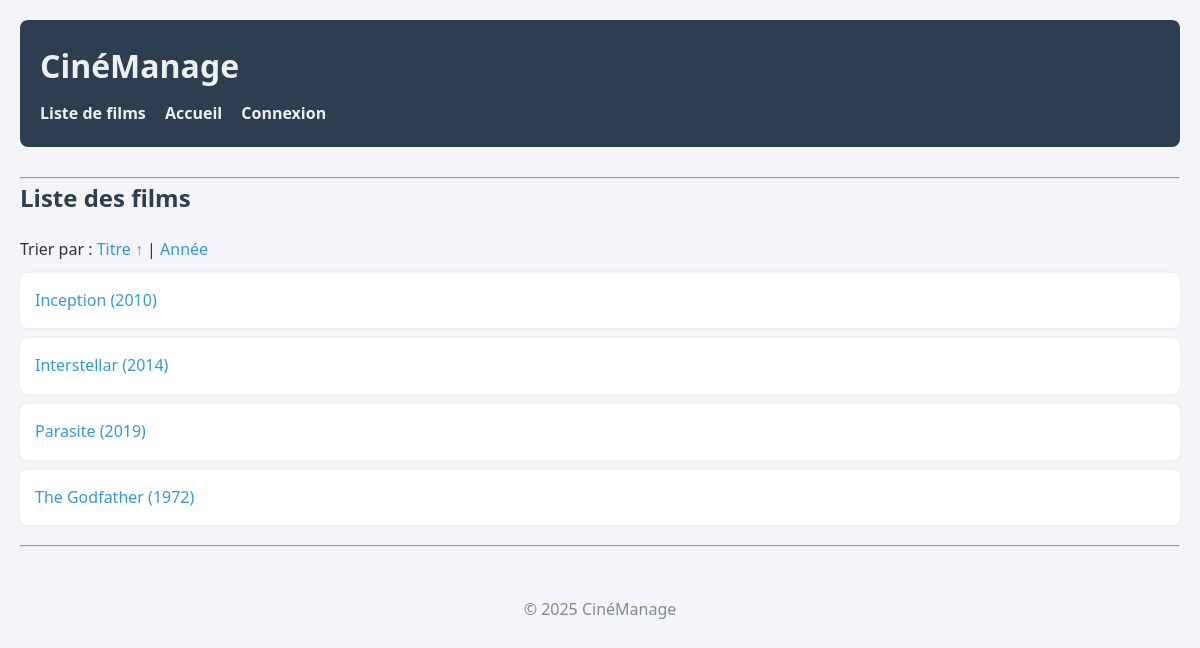
The page / on the database its author committed.
### tables this page shows
CREATE TABLE IF NOT EXISTS films (
    id INT AUTO_INCREMENT PRIMARY KEY,
    titre VARCHAR(100) NOT NULL,
    realisateur VARCHAR(100),
    genre VARCHAR(50),
    annee_sortie INT,
    description TEXT,
    statut ENUM('actif', 'inactif') NOT NULL DEFAULT 'actif'
);

### app/controllers/FilmController.php (called while the page is built, shortened)
<?php
require_once __DIR__ . '/../models/FilmModel.php';
function listeFilmsActifs()
{
    $parPage = 10;
    if (isset($_GET['page']) && ctype_digit($_GET['page']) && (int)$_GET['page'] > 0) {
        $pageCourante = (int) $_GET['page'];
    } else {
        $pageCourante = 1;
    }
    $totalFilms   = countFilmsActifs();
    $pagesTotales = max(1, (int) ceil($totalFilms / $parPage));
    $offset = ($pageCourante - 1) * $parPage;
    $allowedSorts = ['titre', 'realisateur', 'genre', 'annee_sortie'];
    $sort = $_GET['sort'] ?? 'titre';
    $dir = $_GET['dir'] ?? 'asc';
    $dir = strtolower($dir) === 'desc' ? 'desc' : 'asc';
    $result = getFilmsActifsPagines($parPage, $offset, $sort, $dir);
    return [
        'result'       => $result,
        'pageCourante' => $pageCourante,
        'pagesTotales' => $pagesTotales,
        'sort'         => $sort,
        'dir'          => $dir,
    ];
}
function afficherListeFilmsActifs()
{
    $data = listeFilmsActifs();
    $result       = $data['result'];
    $sort         = $data['sort'];
    $dir          = $data['dir'];
    include __DIR__ . '/../views/filmList.php';
}

### app/models/FilmModel.php (called while the page is built, shortened)
<?php
require_once __DIR__ . "/../includes/db_connect.php";
function countFilmsActifs()
{
    global $conn;
    $sql = "SELECT COUNT(*) AS total FROM films WHERE statut = 'actif'";
    $result = $conn->query($sql);
    $row = $result->fetch_assoc();
    return (int) ($row['total'] ?? 0);
}
function getFilmsActifsPagines(int $parPage, int $offset, string $sort, string $dir)
{
    global $conn;
    $allowedSorts = ['titre', 'realisateur', 'genre', 'annee_sortie'];
    $dirSql = strtolower($dir) === 'desc' ? 'DESC' : 'ASC';
    $sql = "
        SELECT id, titre, realisateur, genre, annee_sortie, description, statut
        FROM films
        WHERE statut = 'actif'
        ORDER BY $sort $dirSql
        LIMIT ? OFFSET ?
    ";
    $stmt = $conn->prepare($sql);
    $stmt->bind_param('ii', $parPage, $offset);
    $stmt->execute();
    return $stmt->get_result();
}
?>

### app/views/filmList.php (the view, shortened to what this page needs)
<?php
include __DIR__ . '/../includes/header.php';
?>
<h2>Liste des films</h2>
<p>
    Trier par :
    <a href="index.php?action=list&sort=titre&dir=<?= ($sort === 'titre' && $dir === 'asc') ? 'desc' : 'asc'; ?>">
        Titre <?= $sort === 'titre' ? ($dir === 'asc' ? '↑' : '↓') : '' ?>
    </a> |
    <a href="index.php?action=list&sort=annee_sortie&dir=<?= ($sort === 'annee_sortie' && $dir === 'asc') ? 'desc' : 'asc'; ?>">
        Année <?= $sort === 'annee_sortie' ? ($dir === 'asc' ? '↑' : '↓') : '' ?>
    </a>
</p>
<ul>
    <?php if ($result->num_rows > 0): ?>
        <?php while ($film = $result->fetch_assoc()): ?>
            <li>
                <a href="index.php?action=film&id=<?= (int)$film['id']; ?>">
                    <?= htmlspecialchars($film['titre']); ?> (<?= (int)$film['annee_sortie']; ?>)
                </a>
            </li>
        <?php endwhile; ?>
    <?php else: ?>
        <p>Aucun film trouvé.</p>
    <?php endif; ?>
</ul>
<?php
include __DIR__ . '/../includes/footer.php';
?>

### public/assets/css/style.css (style rules this page uses)
* { margin: 0; padding: 0; box-sizing: border-box; }
body { font-family: 'Segoe UI', Tahoma, Geneva, Verdana, sans-serif; background-color: #f4f4f9; color: #333; line-height: 1.6; padding: 20px; }
h2 { color: #2c3e50; margin-bottom: 20px; }
p { margin-bottom: 10px; }
ul { list-style: none; margin-bottom: 20px; }
ul li { background: #fff; margin-bottom: 10px; padding: 15px; border-radius: 8px; box-shadow: 0 0 5px rgba(0,0,0,0.05); transition: transform 0.2s; }
a { color: #3498db; text-decoration: none; transition: color 0.3s; }

### rows shown on the page
films: titre "Inception", annee_sortie "2010"
films: titre "Interstellar", annee_sortie "2014"
films: titre "Parasite", annee_sortie "2019"
films: titre "The Godfather", annee_sortie "1972"
